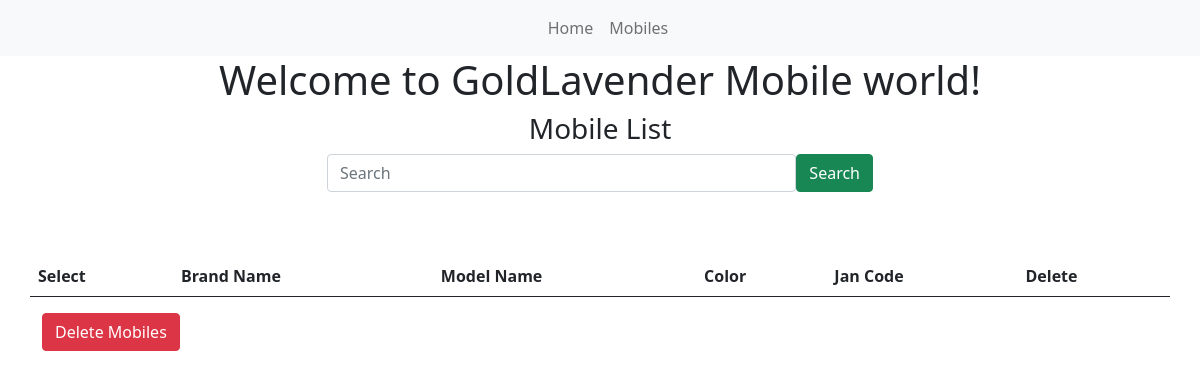
Before: /mobile-list/ with the older database file.
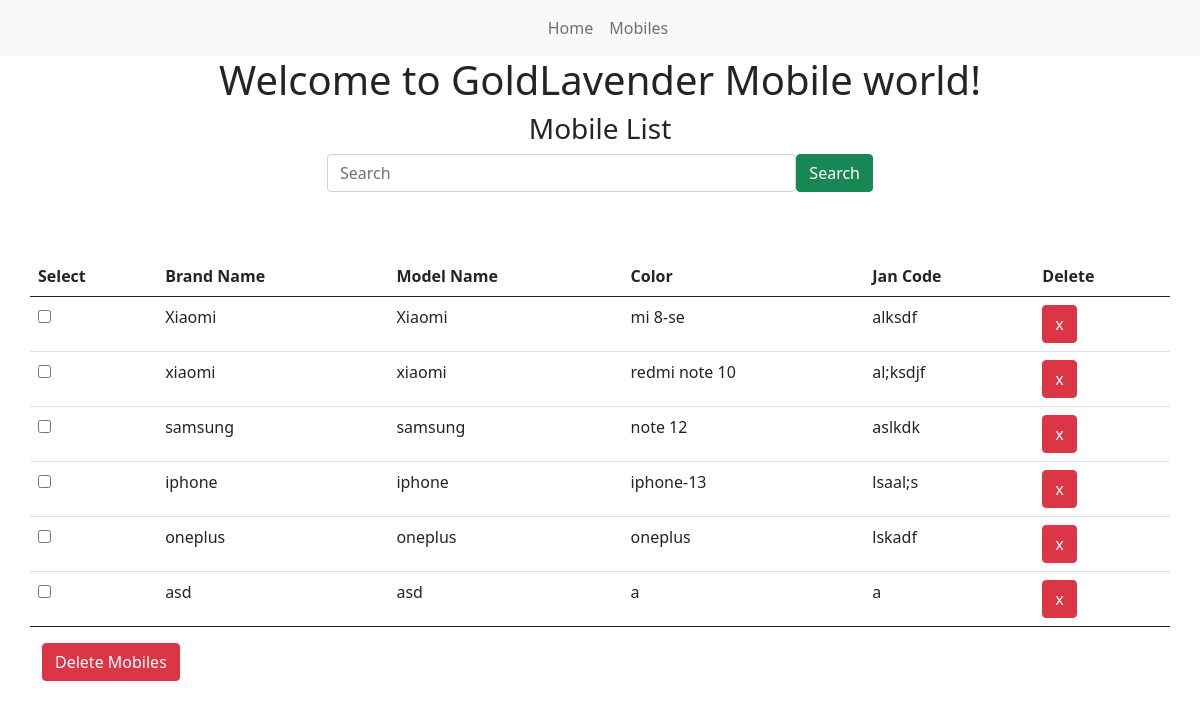
After: the same page with the newer database file.
### mobileApp/models.py (models this page shows)
class Mobile(models.Model):
    brand_name = models.CharField(max_length=100)
    model = models.CharField(max_length=100)
    jan_code = models.CharField(max_length=100, unique=True)
    color = models.CharField(max_length=50)

### mobileApp/views.py (the view)
# urls.py: path('mobile-list/', mobile_list, name='mobile-list'),
def mobile_list(request):
    d = request.POST.get("search_text")
    mobile_list = Mobile.objects.all()
    context = {
        "mobile_list": mobile_list
    }
    return render(request, 'mobile-list.html', context)

### templates/mobile-list.html (shortened to what this page needs)
<!doctype html>
<html lang="en">
<head>
    <link href="https://cdn.jsdelivr.net/npm/bootstrap@5.0.2/dist/css/bootstrap.min.css" rel="stylesheet"
>
</head>
<body>
<nav class="navbar navbar-expand-lg navbar-light bg-light">
    <div class="container-fluid">
        <div class="collapse navbar-collapse" id="navbarSupportedContent">
            <ul class="navbar-nav mx-auto mb-2 mb-lg-0">
                <li class="nav-item">
                    <a class="nav-link" aria-current="page" href="{% url 'home' %}">Home</a>
                </li>
                <li class="nav-item">
                    <a class="nav-link" href="{% url 'mobile-list' %}">Mobiles</a>
                </li>
            </ul>
        </div>
    </div>
</nav>
<div class="container">
    <div class="row">
        <h1 class="text-center">Welcome to GoldLavender Mobile world!</h1>
        <h3 class="text-center">Mobile List </h3>
    </div>
    <div class="row d-flex justify-content-center align-items-center">
        <div class="col-md-6">
            <form method="post">
                <div class="mb-3 d-flex justify-content-center align-items-center">
                    <input id="search" type="text" name="search_text" class="form-control" placeholder="Search">
                    <button type="submit" class="btn btn-success">Search</button>
                </div>
            </form>
        </div>
    </div>
    <div class="row py-5 d-flex justify-content-center align-items-center">
        <table class="table table-responsive">
            <thead>
            <tr>
                <th scope="col">Select</th>
                <th scope="col">Brand Name</th>
                <th scope="col">Model Name</th>
                <th scope="col">Color</th>
                <th scope="col">Jan Code</th>
                <th scope="col">Delete</th>
            </tr>
            </thead>
            <tbody id="dynamic-row">
            {% for mobile in mobile_list %}
                <tr id="{{ mobile.id }}">
                    <th scope="row">
                        <input type="checkbox" name="mobile_id[]" value="{{ mobile.id }}" id="{{ mobile.id }}">
                    </th>
                    <td>{{ mobile.brand_name }}</td>
                    <td>{{ mobile.brand_name }}</td>
                    <td>{{ mobile.model }}</td>
                    <td>{{ mobile.jan_code }}</td>
                    <td>
                        <a class="btn btn-danger" href="{% url 'delete' mobile.id %}">x</a>
                    </td>
                </tr>
            {% endfor %}
            </tbody>
        </table>
        <div>
            <button class="btn btn-danger" id="delete_btn">Delete Mobiles</button>
        </div>
    </div>
</div>
</body>
</html>

Changed rows visible on the page:
added Mobile: brand_name "Xiaomi", model "mi 8-se", jan_code "alksdf"
added Mobile: brand_name "xiaomi", model "redmi note 10", jan_code "al;ksdjf"
added Mobile: brand_name "samsung", model "note 12", jan_code "aslkdk"
added Mobile: brand_name "iphone", model "iphone-13", jan_code "lsaal;s"
added Mobile: brand_name "oneplus", model "oneplus", jan_code "lskadf"
added Mobile: brand_name "asd", model "a", jan_code "a"
